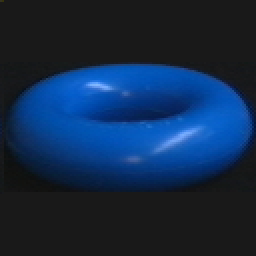
#> input picture obj94__0.png, 128 x 128 px (shown 2 times larger); the run also reads 2 pictures not shown here
$ python test1.py
#> lines starting #> are read from the running program, lines starting #| are printed output that depends on the picture; long printed decimals are rounded
from PIL import Image
import numpy as np
import cv2
import math
imgpil=Image.open("obj94__0.png")
#> imgpil is the input picture: PIL image 128x128 RGB; mean R, G, B 18.8, 42, 72.6
imgpil2=Image.open("obj94__5.png")
imgpil3=Image.open("obj94__10.png")
imgpil.show()
imgpil2.show()
imgpil3.show()
img0=imgpil.convert('L')
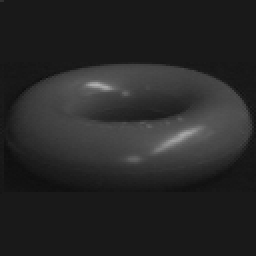
#> img0: PIL image 128x128 L (shown 2 times larger); min 14, max 177, mean 38.5
img00=imgpil2.convert('L')
img000=imgpil3.convert('L')
img0.show()
img00.show()
img000.show()
img=np.array(img0)
img2=np.array(img00)
img3=np.array(img000)
#pour la 1ère image
print("pour la 1ére image:")
moments=cv2.moments(img)
#> moments = moments, m00 631278, centre m10/m00, m01/m00 = (65.6, 61.71)
print("les moments :",moments)
#> (printed output is left out)
huMoments=cv2.HuMoments(moments)
#> huMoments = [0.0034, 1.37e-07, 5.71e-11, 1.45e-10, 1e-21, -1.03e-14, -1.32e-20]
print("\n")
for i in range(0,7):
    huMoments[i]=-1*math.copysign(1.0,huMoments[i])*math.log10(abs(huMoments[i]))
#> after the loop, huMoments = [2.47, 6.86, 10.24, 9.84, 21, -13.99, -19.88]
print("les humoments:",huMoments)
#| les humoments: [[  2.468]
#|  [  6.864]
#|  [ 10.244]
#|  [  9.838]
#|  [ 20.998]
#|  [-13.989]
#|  [-19.880]]
print("\n")

#pour la 2ème image
print("pour la 2eme image:")
moments=cv2.moments(img2)
#> moments = moments, m00 630916, centre m10/m00, m01/m00 = (65.62, 61.69)
print("les moments :",moments)
#> (printed output is left out)
huMoments=cv2.HuMoments(moments)
#> huMoments = [0.0034, 1.37e-07, 5.8e-11, 1.48e-10, 1.13e-21, -1.09e-14, -1.37e-20]
print("\n")
for i in range(0,7):
    huMoments[i]=-1*math.copysign(1.0,huMoments[i])*math.log10(abs(huMoments[i]))
#> after the loop, huMoments = [2.47, 6.86, 10.24, 9.83, 20.95, -13.96, -19.86]
print("les humoments:",huMoments)
#| les humoments: [[  2.468]
#|  [  6.864]
#|  [ 10.237 ]
#|  [  9.829]
#|  [ 20.949]
#|  [-13.964]
#|  [-19.863]]
print("\n")

#pour la 3ème image
print("pour la 3eme image:")
moments=cv2.moments(img3)
#> moments = moments, m00 633024, centre m10/m00, m01/m00 = (65.54, 61.7)
print("les moments :",moments)
#> (printed output is left out)
huMoments=cv2.HuMoments(moments)
#> huMoments = [0.00339, 1.41e-07, 5.51e-11, 1.41e-10, 1.43e-21, -1.23e-14, -1.23e-20]
print("\n")
for i in range(0,7):
    huMoments[i]=-1*math.copysign(1.0,huMoments[i])*math.log10(abs(huMoments[i]))
#> after the loop, huMoments = [2.47, 6.85, 10.26, 9.85, 20.84, -13.91, -19.91]
print("les humoments:",huMoments)
#| les humoments: [[  2.470]
#|  [  6.850]
#|  [ 10.259]
#|  [  9.852]
#|  [ 20.844]
#|  [-13.910]
#|  [-19.911]]
